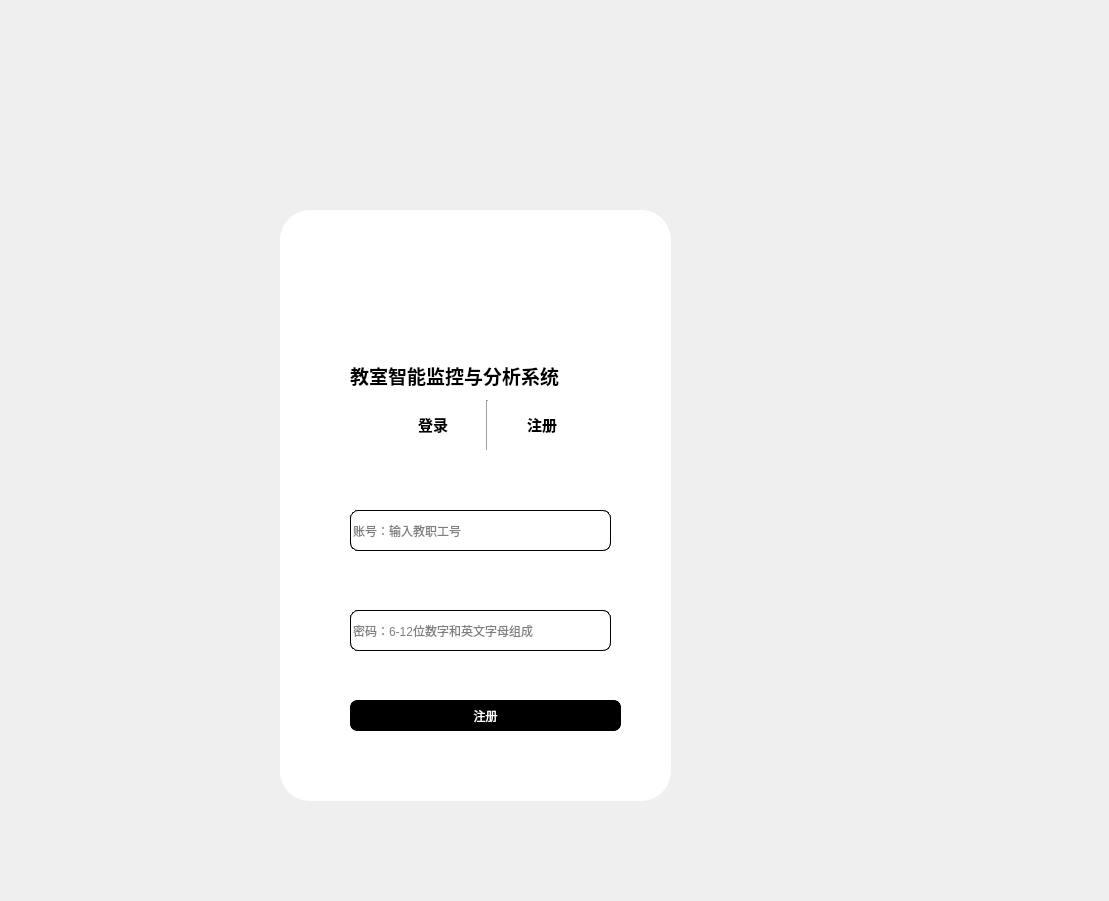
<?xml version="1.0" encoding="UTF-8"?>
<ui version="4.0">
 <class>MainWindow</class>
 <widget class="QMainWindow" name="MainWindow">
  <property name="geometry">
   <rect>
    <x>0</x>
    <y>0</y>
    <width>1109</width>
    <height>901</height>
   </rect>
  </property>
  <property name="windowTitle">
   <string>MainWindow</string>
  </property>
  <widget class="QWidget" name="centralwidget">
   <widget class="QLabel" name="label">
    <property name="geometry">
     <rect>
      <x>280</x>
      <y>210</y>
      <width>391</width>
      <height>591</height>
     </rect>
    </property>
    <property name="styleSheet">
     <string notr="true">border-radius:30px;
background-color: rgb(255, 255, 255);</string>
    </property>
    <property name="text">
     <string/>
    </property>
   </widget>
   <widget class="QLabel" name="label_2">
    <property name="geometry">
     <rect>
      <x>350</x>
      <y>360</y>
      <width>271</width>
      <height>31</height>
     </rect>
    </property>
    <property name="font">
     <font>
      <pointsize>14</pointsize>
      <weight>75</weight>
      <bold>true</bold>
     </font>
    </property>
    <property name="text">
     <string>教室智能监控与分析系统</string>
    </property>
   </widget>
   <widget class="QLabel" name="label_3">
    <property name="geometry">
     <rect>
      <x>420</x>
      <y>240</y>
      <width>121</width>
      <height>111</height>
     </rect>
    </property>
    <property name="styleSheet">
     <string notr="true">image: url(:/icons/icons/电脑_computer.png);</string>
    </property>
    <property name="text">
     <string/>
    </property>
   </widget>
   <widget class="QWidget" name="widget" native="true">
    <property name="geometry">
     <rect>
      <x>380</x>
      <y>400</y>
      <width>215</width>
      <height>50</height>
     </rect>
    </property>
    <layout class="QHBoxLayout" name="horizontalLayout">
     <property name="spacing">
      <number>0</number>
     </property>
     <item>
      <widget class="QPushButton" name="pushButton">
       <property name="font">
        <font>
         <pointsize>11</pointsize>
         <weight>75</weight>
         <bold>true</bold>
        </font>
       </property>
       <property name="styleSheet">
        <string notr="true">#pushButton{
    border:none;
}
#pushButton:focus{
	color: rgb(186, 186, 186);
}</string>
       </property>
       <property name="text">
        <string>登录</string>
       </property>
      </widget>
     </item>
     <item>
      <widget class="Line" name="line">
       <property name="orientation">
        <enum>Qt::Vertical</enum>
       </property>
      </widget>
     </item>
     <item>
      <widget class="QPushButton" name="pushButton_2">
       <property name="font">
        <font>
         <pointsize>11</pointsize>
         <weight>75</weight>
         <bold>true</bold>
        </font>
       </property>
       <property name="styleSheet">
        <string notr="true">#pushButton_2{
    border:none;
}
#pushButton_2:focus{
	color: rgb(186, 186, 186);
}</string>
       </property>
       <property name="text">
        <string>注册</string>
       </property>
      </widget>
     </item>
    </layout>
   </widget>
   <widget class="QWidget" name="widget_2" native="true">
    <property name="geometry">
     <rect>
      <x>280</x>
      <y>470</y>
      <width>391</width>
      <height>311</height>
     </rect>
    </property>
    <widget class="QLineEdit" name="lineEdit">
     <property name="geometry">
      <rect>
       <x>70</x>
       <y>40</y>
       <width>261</width>
       <height>41</height>
      </rect>
     </property>
     <property name="styleSheet">
      <string notr="true">border:1px solid rgb(0,0,0);
border-radius:8px;</string>
     </property>
     <property name="placeholderText">
      <string>账号：</string>
     </property>
    </widget>
    <widget class="QLineEdit" name="lineEdit_2">
     <property name="geometry">
      <rect>
       <x>70</x>
       <y>140</y>
       <width>261</width>
       <height>41</height>
      </rect>
     </property>
     <property name="styleSheet">
      <string notr="true">border:1px solid rgb(0,0,0);
border-radius:8px;</string>
     </property>
     <property name="placeholderText">
      <string>密码：</string>
     </property>
    </widget>
    <widget class="QPushButton" name="pushButton_3">
     <property name="geometry">
      <rect>
       <x>70</x>
       <y>230</y>
       <width>271</width>
       <height>31</height>
      </rect>
     </property>
     <property name="styleSheet">
      <string notr="true">#pushButton_3{
    border-radius:8px;
	background-color: rgb(0, 0, 0);
	color: rgb(255, 255, 255);
    border:3px solid rgb(0,0,0);

}
#pushButton_3:hover{
    
	background-color: rgb(255, 255, 255);
	color: rgb(0, 0, 0);
}
#pushButton_3:pressed{
    padding-top:5px;
    padding-left:5px;
}</string>
     </property>
     <property name="text">
      <string>登录</string>
     </property>
    </widget>
   </widget>
   <widget class="QPushButton" name="pushButton_5">
    <property name="geometry">
     <rect>
      <x>620</x>
      <y>220</y>
      <width>41</width>
      <height>41</height>
     </rect>
    </property>
    <property name="styleSheet">
     <string notr="true">#pushButton_5{
	image: url(:/icons/icons/关闭_close-one.png);
    border:none;
}</string>
    </property>
    <property name="text">
     <string/>
    </property>
    <property name="iconSize">
     <size>
      <width>30</width>
      <height>30</height>
     </size>
    </property>
   </widget>
   <widget class="QWidget" name="widget_3" native="true">
    <property name="geometry">
     <rect>
      <x>280</x>
      <y>450</y>
      <width>391</width>
      <height>311</height>
     </rect>
    </property>
    <widget class="QLineEdit" name="lineEdit_3">
     <property name="geometry">
      <rect>
       <x>70</x>
       <y>60</y>
       <width>261</width>
       <height>41</height>
      </rect>
     </property>
     <property name="styleSheet">
      <string notr="true">border:1px solid rgb(0,0,0);
border-radius:8px;</string>
     </property>
     <property name="placeholderText">
      <string>账号：输入教职工号</string>
     </property>
    </widget>
    <widget class="QLineEdit" name="lineEdit_4">
     <property name="geometry">
      <rect>
       <x>70</x>
       <y>160</y>
       <width>261</width>
       <height>41</height>
      </rect>
     </property>
     <property name="styleSheet">
      <string notr="true">border:1px solid rgb(0,0,0);
border-radius:8px;</string>
     </property>
     <property name="placeholderText">
      <string>密码：6-12位数字和英文字母组成</string>
     </property>
    </widget>
    <widget class="QPushButton" name="pushButton_4">
     <property name="geometry">
      <rect>
       <x>70</x>
       <y>250</y>
       <width>271</width>
       <height>31</height>
      </rect>
     </property>
     <property name="styleSheet">
      <string notr="true">#pushButton_4{
    border-radius:8px;
	background-color: rgb(0, 0, 0);
	color: rgb(255, 255, 255);
    border:3px solid rgb(0,0,0);

}
#pushButton_4:hover{
    
	background-color: rgb(255, 255, 255);
	color: rgb(0, 0, 0);
}
#pushButton_4:pressed{
    padding-top:5px;
    padding-left:5px;
}</string>
     </property>
     <property name="text">
      <string>注册</string>
     </property>
    </widget>
   </widget>
   <widget class="QPushButton" name="pushButton_6">
    <property name="geometry">
     <rect>
      <x>570</x>
      <y>220</y>
      <width>41</width>
      <height>41</height>
     </rect>
    </property>
    <property name="styleSheet">
     <string notr="true">#pushButton_6{
    border:none;
}</string>
    </property>
    <property name="text">
     <string/>
    </property>
    <property name="icon">
     <iconset>
      <normaloff>icons/min.png</normaloff>icons/min.png</iconset>
    </property>
    <property name="iconSize">
     <size>
      <width>38</width>
      <height>38</height>
     </size>
    </property>
   </widget>
  </widget>
 </widget>
 <resources>
  <include location="resource.qrc"/>
 </resources>
 <connections>
  <connection>
   <sender>pushButton_5</sender>
   <signal>clicked()</signal>
   <receiver>MainWindow</receiver>
   <slot>close()</slot>
   <hints>
    <hint type="sourcelabel">
     <x>628</x>
     <y>231</y>
    </hint>
    <hint type="destinationlabel">
     <x>723</x>
     <y>203</y>
    </hint>
   </hints>
  </connection>
  <connection>
   <sender>pushButton_6</sender>
   <signal>clicked()</signal>
   <receiver>MainWindow</receiver>
   <slot>showMinimized()</slot>
   <hints>
    <hint type="sourcelabel">
     <x>560</x>
     <y>240</y>
    </hint>
    <hint type="destinationlabel">
     <x>554</x>
     <y>450</y>
    </hint>
   </hints>
  </connection>
 </connections>
</ui>
